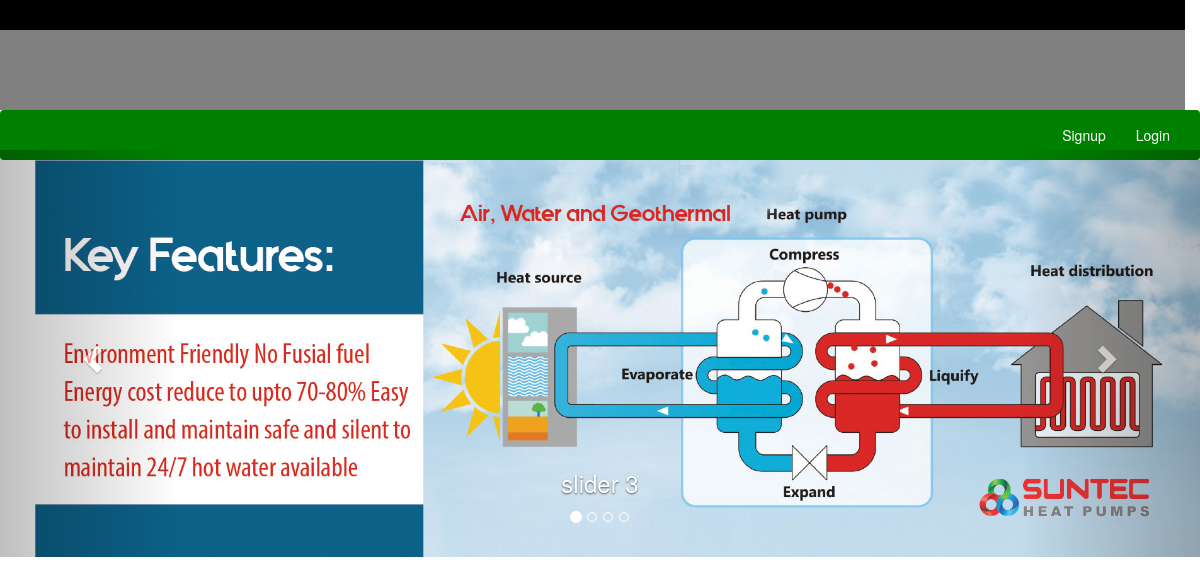
The page / on the database its author committed.
### general/models.py (models this page shows, shortened)
class Slider(models.Model):
    title = models.CharField(max_length=100)
    image = models.ImageField(upload_to='slider/')

### merojagir/views.py (the view)
# urls.py: 2. Add a URL to urlpatterns:  path('', views.home, name='home')
def home(request):
    s = Slider.objects.all()
    template_name ='home.html'
    context = {
        'first':s[0],
        'otherslider':s[1:],
        'indicator':list(range(1,len(s[1:])+1))
    }
    return render(request,template_name,context)

### templates/home.html (shortened to what this page needs)
{% extends 'master/master.html' %}
 {% load static %}
{% block content %}
  <div id="carousel-example-generic" class="carousel slide" data-ride="carousel" style="margin-top:-30px;">
  <ol class="carousel-indicators">
    <li data-target="#carousel-example-generic" data-slide-to="0" class="active"></li>
    {% for i in indicator %}
    <li data-target="#carousel-example-generic" data-slide-to="{{i}}"></li>
    {% endfor %}
  </ol>
  <div class="carousel-inner" role="listbox">
    <div class="item active">
      <img src="{{MEDIA_URL}}{{first.image.url}}" alt="...">
      <div class="carousel-caption">
        <h3>{{first.title}}</h3>
      </div>
    </div>
  </div>
  <a class="left carousel-control" href="#carousel-example-generic" role="button" data-slide="prev">
    <span class="glyphicon glyphicon-chevron-left" aria-hidden="true"></span>
  </a>
  <a class="right carousel-control" href="#carousel-example-generic" role="button" data-slide="next">
    <span class="glyphicon glyphicon-chevron-right" aria-hidden="true"></span>
  </a>
</div>
{% endblock %}

### static/css/style.css (style rules this page uses)
body { margin:0px; padding:0px; }

### rows shown on the page
Slider: image (picture), title "slider 3"
